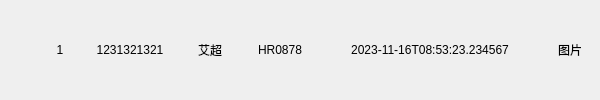
<?xml version="1.0" encoding="UTF-8"?>
<ui version="4.0">
 <class>FaceListItem</class>
 <widget class="QWidget" name="FaceListItem">
  <property name="geometry">
   <rect>
    <x>0</x>
    <y>0</y>
    <width>600</width>
    <height>100</height>
   </rect>
  </property>
  <property name="minimumSize">
   <size>
    <width>0</width>
    <height>100</height>
   </size>
  </property>
  <property name="maximumSize">
   <size>
    <width>16777215</width>
    <height>100</height>
   </size>
  </property>
  <property name="windowTitle">
   <string>Form</string>
  </property>
  <property name="styleSheet">
   <string notr="true"/>
  </property>
  <layout class="QHBoxLayout" name="horizontalLayout">
   <property name="spacing">
    <number>0</number>
   </property>
   <property name="leftMargin">
    <number>0</number>
   </property>
   <property name="topMargin">
    <number>0</number>
   </property>
   <property name="rightMargin">
    <number>0</number>
   </property>
   <property name="bottomMargin">
    <number>0</number>
   </property>
   <item>
    <widget class="QLabel" name="lb_checkBox">
     <property name="minimumSize">
      <size>
       <width>40</width>
       <height>0</height>
      </size>
     </property>
     <property name="maximumSize">
      <size>
       <width>40</width>
       <height>16777215</height>
      </size>
     </property>
     <property name="text">
      <string/>
     </property>
     <property name="scaledContents">
      <bool>false</bool>
     </property>
     <property name="alignment">
      <set>Qt::AlignCenter</set>
     </property>
    </widget>
   </item>
   <item>
    <widget class="QLabel" name="lb_number">
     <property name="minimumSize">
      <size>
       <width>40</width>
       <height>0</height>
      </size>
     </property>
     <property name="maximumSize">
      <size>
       <width>40</width>
       <height>16777215</height>
      </size>
     </property>
     <property name="text">
      <string>1</string>
     </property>
     <property name="alignment">
      <set>Qt::AlignCenter</set>
     </property>
    </widget>
   </item>
   <item>
    <widget class="QLabel" name="lb_indexId">
     <property name="minimumSize">
      <size>
       <width>100</width>
       <height>0</height>
      </size>
     </property>
     <property name="maximumSize">
      <size>
       <width>100</width>
       <height>16777215</height>
      </size>
     </property>
     <property name="text">
      <string>1231321321</string>
     </property>
     <property name="alignment">
      <set>Qt::AlignCenter</set>
     </property>
    </widget>
   </item>
   <item>
    <widget class="QLabel" name="lb_name">
     <property name="minimumSize">
      <size>
       <width>60</width>
       <height>100</height>
      </size>
     </property>
     <property name="maximumSize">
      <size>
       <width>60</width>
       <height>100</height>
      </size>
     </property>
     <property name="text">
      <string>艾超</string>
     </property>
     <property name="alignment">
      <set>Qt::AlignCenter</set>
     </property>
    </widget>
   </item>
   <item>
    <widget class="QLabel" name="lb_staffId">
     <property name="minimumSize">
      <size>
       <width>80</width>
       <height>0</height>
      </size>
     </property>
     <property name="maximumSize">
      <size>
       <width>80</width>
       <height>16777215</height>
      </size>
     </property>
     <property name="text">
      <string>HR0878</string>
     </property>
     <property name="alignment">
      <set>Qt::AlignCenter</set>
     </property>
    </widget>
   </item>
   <item>
    <widget class="QLabel" name="lb_registerTime">
     <property name="sizePolicy">
      <sizepolicy hsizetype="Preferred" vsizetype="Preferred">
       <horstretch>0</horstretch>
       <verstretch>0</verstretch>
      </sizepolicy>
     </property>
     <property name="text">
      <string>2023-11-16T08:53:23.234567</string>
     </property>
     <property name="alignment">
      <set>Qt::AlignCenter</set>
     </property>
    </widget>
   </item>
   <item>
    <widget class="QLabel" name="lb_picture">
     <property name="sizePolicy">
      <sizepolicy hsizetype="Fixed" vsizetype="Fixed">
       <horstretch>0</horstretch>
       <verstretch>0</verstretch>
      </sizepolicy>
     </property>
     <property name="minimumSize">
      <size>
       <width>60</width>
       <height>100</height>
      </size>
     </property>
     <property name="maximumSize">
      <size>
       <width>60</width>
       <height>16777215</height>
      </size>
     </property>
     <property name="text">
      <string>图片</string>
     </property>
     <property name="alignment">
      <set>Qt::AlignCenter</set>
     </property>
    </widget>
   </item>
  </layout>
 </widget>
 <resources>
  <include location="../../qrc.qrc"/>
 </resources>
 <connections/>
</ui>
